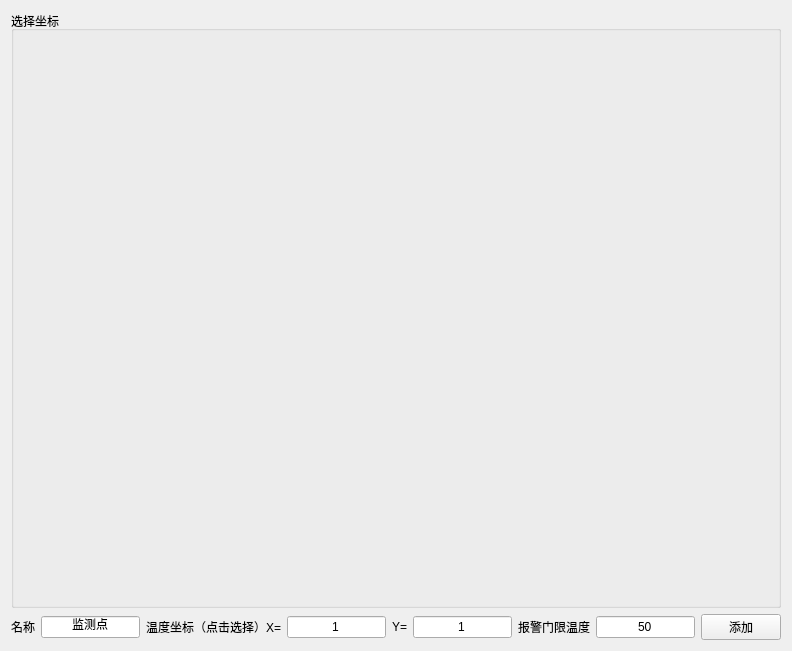
<?xml version="1.0" encoding="UTF-8"?>
<ui version="4.0">
 <class>Add</class>
 <widget class="QFrame" name="Add">
  <property name="geometry">
   <rect>
    <x>0</x>
    <y>0</y>
    <width>792</width>
    <height>651</height>
   </rect>
  </property>
  <property name="windowTitle">
   <string>Frame</string>
  </property>
  <layout class="QVBoxLayout" name="verticalLayout" stretch="1,0">
   <item>
    <widget class="QGroupBox" name="groupBox">
     <property name="title">
      <string>选择坐标</string>
     </property>
    </widget>
   </item>
   <item>
    <layout class="QHBoxLayout" name="horizontalLayout">
     <item>
      <widget class="QLabel" name="label">
       <property name="text">
        <string>名称</string>
       </property>
      </widget>
     </item>
     <item>
      <widget class="QLineEdit" name="txtName">
       <property name="text">
        <string>监测点</string>
       </property>
       <property name="alignment">
        <set>Qt::AlignCenter</set>
       </property>
      </widget>
     </item>
     <item>
      <widget class="QLabel" name="label_2">
       <property name="text">
        <string>温度坐标（点击选择）X=</string>
       </property>
      </widget>
     </item>
     <item>
      <widget class="QLineEdit" name="txtX">
       <property name="text">
        <string>1</string>
       </property>
       <property name="alignment">
        <set>Qt::AlignCenter</set>
       </property>
      </widget>
     </item>
     <item>
      <widget class="QLabel" name="label_3">
       <property name="text">
        <string>Y=</string>
       </property>
      </widget>
     </item>
     <item>
      <widget class="QLineEdit" name="txtY">
       <property name="text">
        <string>1</string>
       </property>
       <property name="alignment">
        <set>Qt::AlignCenter</set>
       </property>
      </widget>
     </item>
     <item>
      <widget class="QLabel" name="label_4">
       <property name="text">
        <string>报警门限温度</string>
       </property>
      </widget>
     </item>
     <item>
      <widget class="QLineEdit" name="txtTemp">
       <property name="text">
        <string>50</string>
       </property>
       <property name="alignment">
        <set>Qt::AlignCenter</set>
       </property>
      </widget>
     </item>
     <item>
      <widget class="QPushButton" name="btnAdd">
       <property name="text">
        <string>添加</string>
       </property>
      </widget>
     </item>
    </layout>
   </item>
  </layout>
 </widget>
 <resources/>
 <connections/>
</ui>
